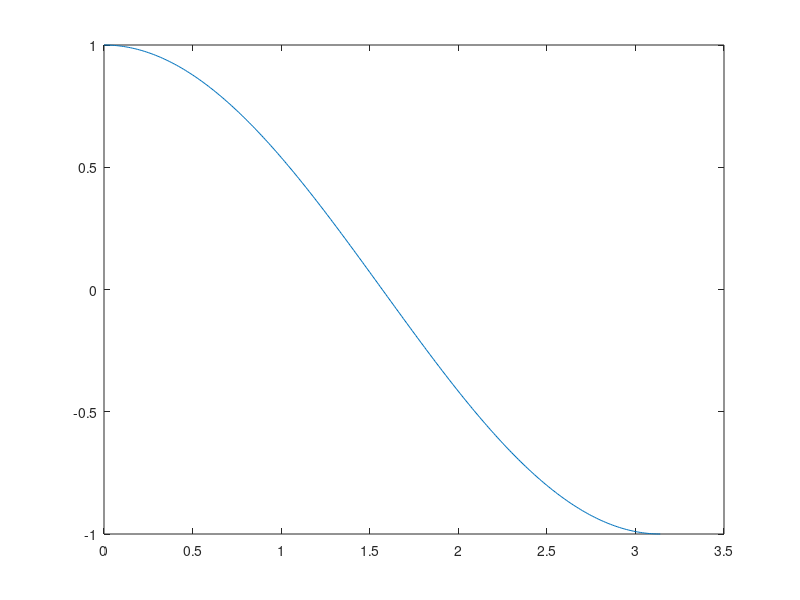
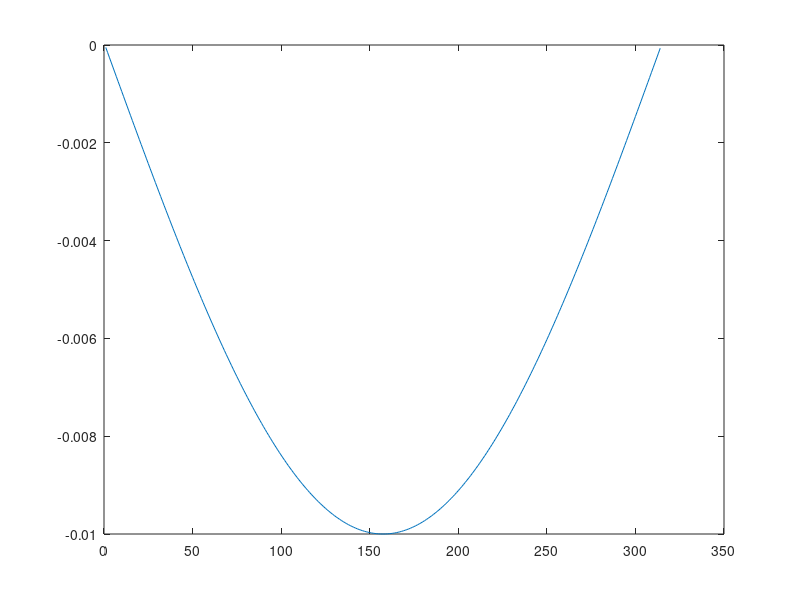

The MATLAB script that drew these images, in order:
%% =========== BLIJF VAN HET ONDERSTAANDE CODE COMMENTAAR AF! =============
%                    |c275af20ccd5d9986b0fe36a48b28dcc|
%                            1811231301
%
% LEES DE VOLGENDE REGELS:
%
% 1 -   De volgende AANGEMAAKTE onderdelen mag je NIET aanpassen:
%                           A: Bestandsnamen
%                           B: Commentaar bij de code
%                           C: Folders en folderstructuur
%       Doe je dat toch dan krijg je GEEN punten voor deze opdracht.
% 2 -   Als dit bestand niet uit te voeren valt, bijvoorbeeld doordat je
%       tijdens het uitvoeren een foutmelding krijgt, krijg je GEEN punten!
% 3 -   Elke variabele waar 'NaN' aan is toegekend moet JIJ bewerken.
% 4 -   Je maakt de opdracht in dit bestand. Vul het bestand alleen aan met
%       voor de opdracht nuttige code. Doe je dit niet, dan kan dat een
%       vermindering van het te verdienen aantal punten tot gevolg hebben.
% 5 -   Door JOU geschreven commentaarregels (met %% of %) worden niet
%       door ons gelezen of gebruikt. 
% 6 -   Matlab is case-sensitive (hoofdlettergevoelig). De 
%       variabelen: 'aa', 'aA', 'Aa' en 'AA' zijn allemaal verschillend. 
%       Let dus goed op!
% 7 -   Als je programma een eeuwige-lus bevat (lees: nooit stopt met
%       uitvoeren) krijg je GEEN punten.
% 
% Opdrachtbeschrijving:
% Deze opdracht bestaat uit het schrijven/aanvullen van een SCRIPT. De
% specifieke opdracht staat hieronder.
%
% LET OP!
% Exacte naamgeving is heel belangrijk! Merk bv. het verschil op tussen
% de twee variabelen: 'mekker' en de variabele 'Mekker'. Matlab maakt dus 
% onderscheid tussen kleine letters en hoofdletters.
%
%% =========== BLIJF VAN HET BOVENSTAANDE CODE COMMENTAAR AF! =============
 
%% Opdracht 4
% Hieronder staat code waarmee je een grafiek van een cosinus functie
% tekent. Maak een nieuw figuur aan. De variabele signaal bevat een
% heleboel opvolgende cosinuswaardes. Trek steeds de opvolgende waardes
% van elkaar af (de tweede min de eerste) en stop het resultaat in een 
% vector genaamd 'diffSignaal'. Gebruik hiertoe een daarvoor bedoelde
% standaard functie van Matlab.
% Plot dit signaal in het nieuwe figure (geen tijdstippen op de x-as).

close all
t = 0:0.01:pi;
signaal = cos(t);
plot(t,signaal)

diffSignaal = diff(signaal);
figure
plot(diffSignaal)
